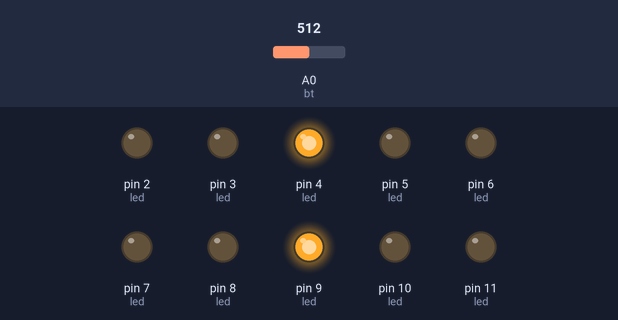
Bench run of a sketch on a simulated Arduino Uno, built with avr-gcc and run on an emulated ATmega328P. On the bench: output pins drawn as LEDs (lit = HIGH). Dashed ring = blinking. The inputs (shaded band) are chosen by the test bench; at power-on: A0 (bt) = 512.

Above: at 1.3 s.
1.4 s: A0 (bt) set to 502
At 1.9 s:
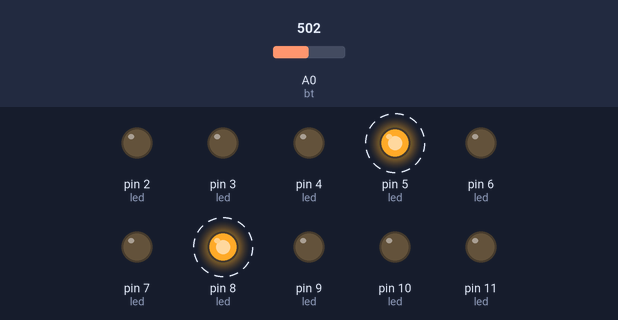
4.5 s: A0 (bt) set to 484
At 7.2 s:
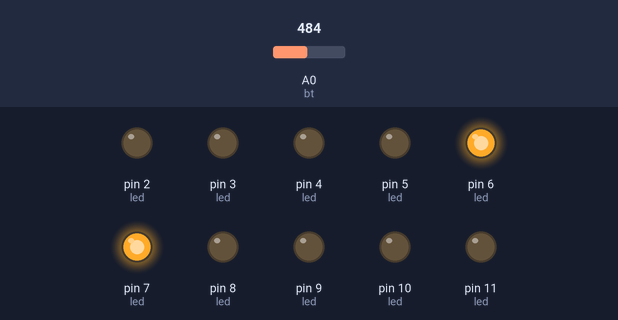
7.6 s: A0 (bt) set to 472
At 8.64 s:
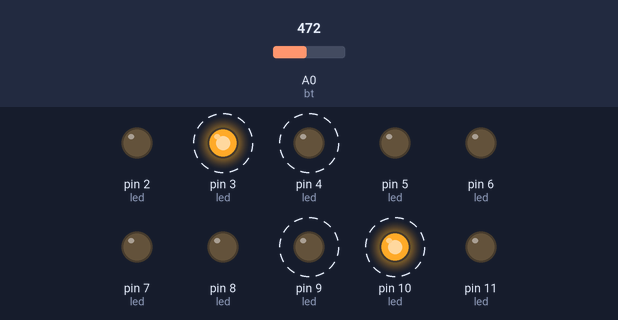
10.7 s: A0 (bt) set to 460
At 13.3 s:
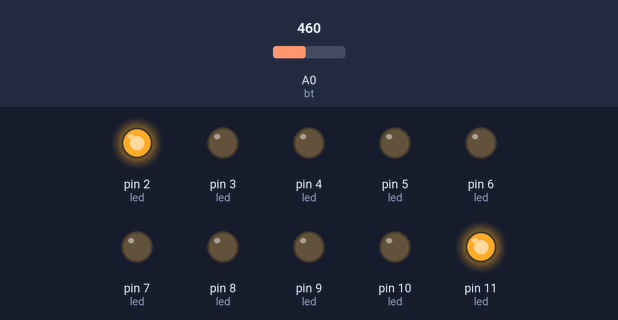
13.8 s: A0 (bt) set to 429
16.9 s: A0 (bt) set to 398
Timing chart, 0 to 21.0 s (numbered marks = the images above; inputs shaded):
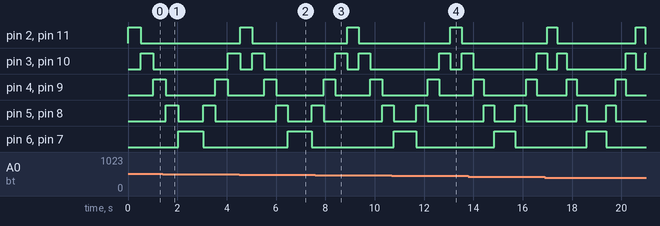

Measured:
- the behaviour switches between 494 and 493 on A0 (bt) (found by bisection; images 1 and 2)
- the behaviour switches between 461 and 460 on A0 (bt) (found by bisection; images 3 and 4)
- by itself, pin 2 (led), pin 11 (led): alternates HIGH for 0.40 s and LOW for 3.2 s
- by itself, pin 4 (led), pin 9 (led): alternates HIGH for 0.40 s and LOW for 1.6 s
- by itself, pin 5 (led), pin 8 (led): alternates HIGH for 0.40 s and LOW for 0.80 s

The sketch:

led_chiet_ap_chia_2_huong_chay.ino
```cpp
/*
 * led 2 -> 11
 * biến trở chân giữa A0, 2 chân ngoài nối GND và 5V
 */
int bt = A0;
int led[5][2] = {{2, 11},{3, 10},{4, 9},{5, 8},{6, 7}};
void setup() {
  Serial.begin(9600);
  for (int i = 0; i <= 4; i++) {
    for(int j = 0; j < 2; j++){
      pinMode(led[i][j], OUTPUT);
      digitalWrite(led[i][j], LOW);
    }
  }
}
void loop() {
  int i, j;
  for (i = 0; i < 5;i++) {
    for(j = 0; j < 2; j++){
      digitalWrite(led[i][j], HIGH);
    }
    delay(analogRead(bt));
    for(j = 0; j < 2; j++){
      digitalWrite(led[i][j], LOW);
    }
  }
  for (i = 4; i > 0; i--) {
    for(j = 0; j < 2; j++){
      digitalWrite(led[i][j], HIGH);
    }
    delay(analogRead(bt));
    for(j = 0; j < 2; j++){
      digitalWrite(led[i][j], LOW);
    }
  }
}
```
